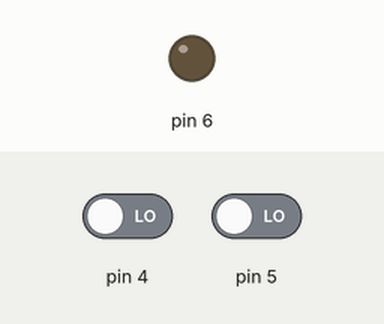
A sketch run on a simulated Arduino Uno, built with avr-gcc and run on an emulated ATmega328P. Shown: output pins drawn as LEDs (lit = HIGH). The inputs (shaded band) are chosen by the test bench; at power-on: pin 4 LOW, pin 5 LOW.

Above: at 1.2 s.
1.3 s: pin 4 driven HIGH
At 2.0 s:
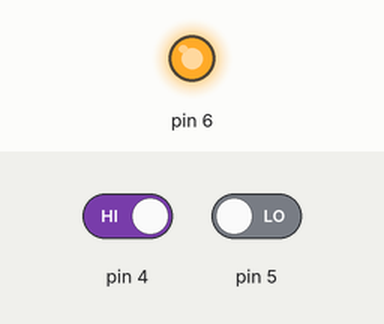
2.8 s: pin 4 driven LOW
At 3.2 s:
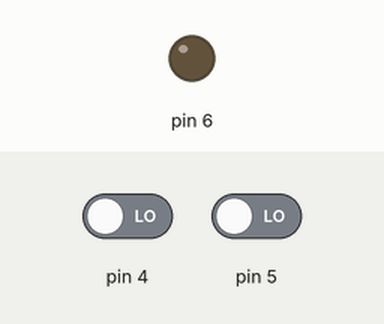
Timing chart, 0 to 5.8 s (numbered marks = the images above; inputs shaded):
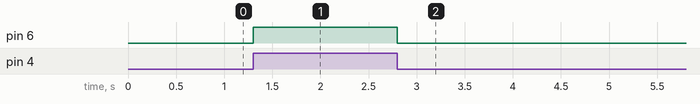

Measured:
- after the input at 1.3 s, pin 6: LOW → HIGH at once
- after the input at 2.8 s, pin 6: HIGH → LOW at once

The sketch:

xnor.ino
```cpp
void setup() {
  pinMode(3,INPUT);
  pinMode(4,INPUT);
  pinMode(5,INPUT);
  pinMode(6,OUTPUT);

}

void loop() {
  if(digitalRead(5)){
      digitalWrite(6,digitalRead(3));
    }
    else{
      digitalWrite(6,digitalRead(4));
      }

}
```
